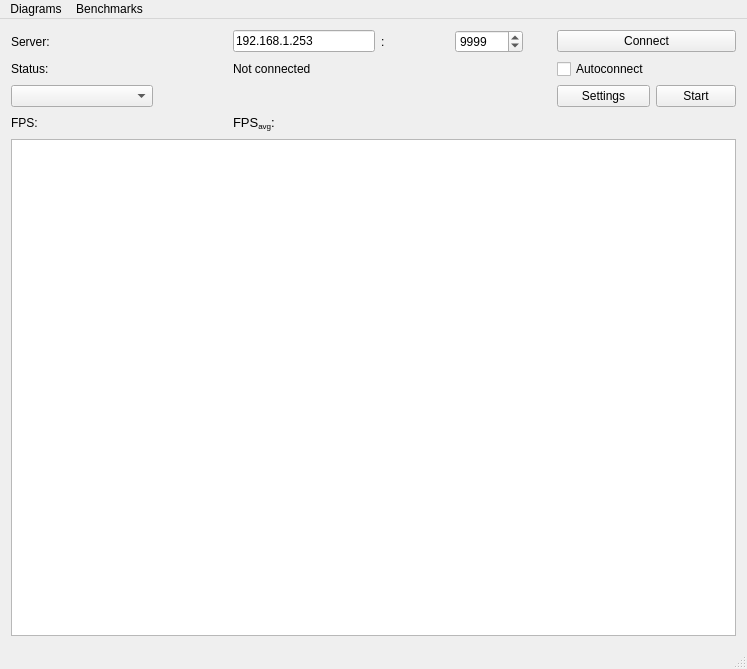
<?xml version="1.0" encoding="UTF-8"?>
<ui version="4.0">
 <class>MainWindow</class>
 <widget class="QMainWindow" name="MainWindow">
  <property name="geometry">
   <rect>
    <x>0</x>
    <y>0</y>
    <width>747</width>
    <height>669</height>
   </rect>
  </property>
  <property name="windowTitle">
   <string>Imagegrabber tester</string>
  </property>
  <widget class="QWidget" name="centralWidget">
   <layout class="QGridLayout" name="gridLayout">
    <item row="0" column="0">
     <widget class="QLabel" name="label">
      <property name="text">
       <string>Server:</string>
      </property>
     </widget>
    </item>
    <item row="0" column="3" colspan="2">
     <widget class="QLineEdit" name="lineEditServerIp">
      <property name="text">
       <string>192.168.1.253</string>
      </property>
     </widget>
    </item>
    <item row="0" column="5">
     <widget class="QLabel" name="label_2">
      <property name="text">
       <string>:</string>
      </property>
     </widget>
    </item>
    <item row="0" column="6">
     <widget class="QSpinBox" name="spinBoxServerPort">
      <property name="maximum">
       <number>999999</number>
      </property>
      <property name="value">
       <number>9999</number>
      </property>
     </widget>
    </item>
    <item row="1" column="0">
     <widget class="QLabel" name="label_3">
      <property name="text">
       <string>Status:</string>
      </property>
     </widget>
    </item>
    <item row="1" column="3" colspan="2">
     <widget class="QLabel" name="labelSocketStatus">
      <property name="text">
       <string>Not connected</string>
      </property>
     </widget>
    </item>
    <item row="1" column="7">
     <widget class="QLabel" name="labelBlink">
      <property name="maximumSize">
       <size>
        <width>22</width>
        <height>22</height>
       </size>
      </property>
      <property name="text">
       <string/>
      </property>
     </widget>
    </item>
    <item row="1" column="8">
     <widget class="QCheckBox" name="checkBoxAutoConnect">
      <property name="text">
       <string>Autoconnect</string>
      </property>
     </widget>
    </item>
    <item row="2" column="0" colspan="2">
     <widget class="QComboBox" name="comboBoxGrabberTypes"/>
    </item>
    <item row="2" column="8">
     <widget class="QPushButton" name="pushButtonSettings">
      <property name="text">
       <string>Settings</string>
      </property>
     </widget>
    </item>
    <item row="2" column="9">
     <widget class="QPushButton" name="pushButtonStart">
      <property name="text">
       <string>Start</string>
      </property>
     </widget>
    </item>
    <item row="3" column="0">
     <widget class="QLabel" name="labelFPSText">
      <property name="text">
       <string>FPS:</string>
      </property>
     </widget>
    </item>
    <item row="3" column="1">
     <widget class="QLabel" name="labelFPSAvgText">
      <property name="text">
       <string/>
      </property>
     </widget>
    </item>
    <item row="3" column="2">
     <widget class="QLabel" name="labelFPSValue">
      <property name="text">
       <string/>
      </property>
     </widget>
    </item>
    <item row="3" column="3">
     <widget class="QLabel" name="labelFPSAvgValue">
      <property name="text">
       <string>&lt;!DOCTYPE HTML PUBLIC &quot;-//W3C//DTD HTML 4.0//EN&quot; &quot;http://www.w3.org/TR/REC-html40/strict.dtd&quot;&gt;
&lt;html&gt;&lt;head&gt;&lt;meta name=&quot;qrichtext&quot; content=&quot;1&quot; /&gt;&lt;style type=&quot;text/css&quot;&gt;
p, li { white-space: pre-wrap; }
&lt;/style&gt;&lt;/head&gt;&lt;body style=&quot; font-family:'Sans Serif'; font-size:10pt; font-weight:400; font-style:normal;&quot;&gt;
&lt;p style=&quot; margin-top:0px; margin-bottom:0px; margin-left:0px; margin-right:0px; -qt-block-indent:0; text-indent:0px;&quot;&gt;FPS&lt;span style=&quot; vertical-align:sub;&quot;&gt;avg&lt;/span&gt;:&lt;/p&gt;&lt;/body&gt;&lt;/html&gt;</string>
      </property>
     </widget>
    </item>
    <item row="4" column="0" colspan="10">
     <widget class="ImageView" name="graphicsViewImage"/>
    </item>
    <item row="0" column="8" colspan="2">
     <widget class="QPushButton" name="pushButton">
      <property name="text">
       <string>Connect</string>
      </property>
     </widget>
    </item>
    <item row="3" column="4" colspan="6">
     <spacer name="horizontalSpacer_2">
      <property name="orientation">
       <enum>Qt::Horizontal</enum>
      </property>
      <property name="sizeHint" stdset="0">
       <size>
        <width>40</width>
        <height>20</height>
       </size>
      </property>
     </spacer>
    </item>
   </layout>
  </widget>
  <widget class="QStatusBar" name="statusBar"/>
  <widget class="QMenuBar" name="menuBar">
   <property name="geometry">
    <rect>
     <x>0</x>
     <y>0</y>
     <width>747</width>
     <height>21</height>
    </rect>
   </property>
   <widget class="QMenu" name="menuDiagrams">
    <property name="title">
     <string>Diagrams</string>
    </property>
    <addaction name="actionFPSDiagram"/>
   </widget>
   <widget class="QMenu" name="menuDelay_measurement">
    <property name="title">
     <string>Benchmarks</string>
    </property>
    <widget class="QMenu" name="menuLagg_measurements">
     <property name="title">
      <string>Lagg measurements</string>
     </property>
     <addaction name="actionTest_red"/>
     <addaction name="actionTest_blue"/>
     <addaction name="actionMeasure_delay"/>
     <addaction name="actionSelect_measurement_point"/>
    </widget>
    <widget class="QMenu" name="menuCompare_streams">
     <property name="title">
      <string>Compare streams</string>
     </property>
     <addaction name="actionCompareSettings"/>
    </widget>
    <addaction name="actionHelp"/>
    <addaction name="separator"/>
    <addaction name="menuLagg_measurements"/>
    <addaction name="menuCompare_streams"/>
   </widget>
   <addaction name="menuDiagrams"/>
   <addaction name="menuDelay_measurement"/>
  </widget>
  <action name="actionFPSDiagram">
   <property name="checkable">
    <bool>true</bool>
   </property>
   <property name="text">
    <string>FPS</string>
   </property>
  </action>
  <action name="actionSelect_measurement_point">
   <property name="text">
    <string>Select measurement point</string>
   </property>
  </action>
  <action name="actionHelp">
   <property name="text">
    <string>Help</string>
   </property>
  </action>
  <action name="actionTest_red">
   <property name="text">
    <string>Test red</string>
   </property>
  </action>
  <action name="actionTest_blue">
   <property name="text">
    <string>Test blue</string>
   </property>
  </action>
  <action name="actionMeasure_delay">
   <property name="text">
    <string>Measure delay</string>
   </property>
  </action>
  <action name="actioCompareSettings">
   <property name="text">
    <string>Settings</string>
   </property>
  </action>
  <action name="actionStart_compare">
   <property name="text">
    <string>Start compare</string>
   </property>
  </action>
  <action name="actionCompareSettings">
   <property name="text">
    <string>Settings</string>
   </property>
  </action>
  <action name="actionAzbeszt">
   <property name="text">
    <string>Azbeszt</string>
   </property>
  </action>
 </widget>
 <layoutdefault spacing="6" margin="11"/>
 <customwidgets>
  <customwidget>
   <class>ImageView</class>
   <extends>QGraphicsView</extends>
   <header location="global">imageview.h</header>
  </customwidget>
 </customwidgets>
 <resources/>
 <connections/>
</ui>
